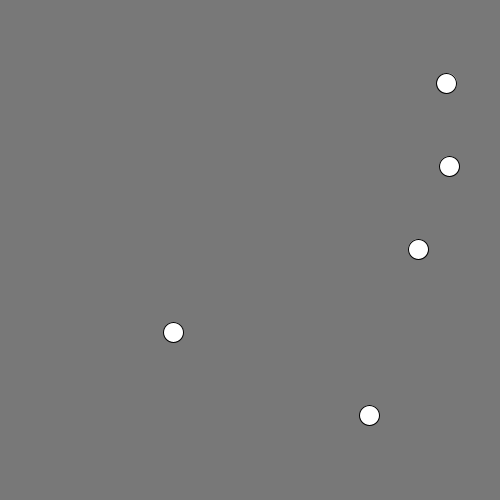
Frame 1 (no input)
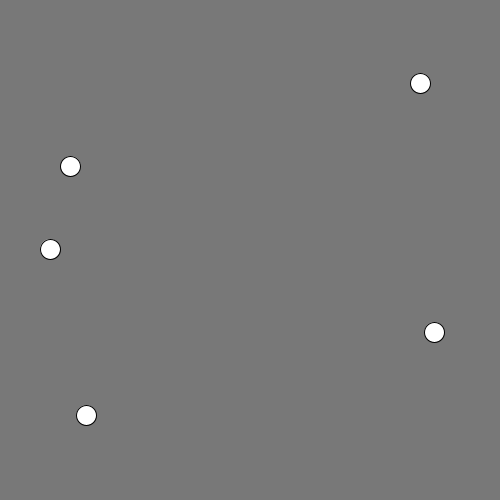
Frame 60 (the mouse pressed at the canvas centre just before this capture)
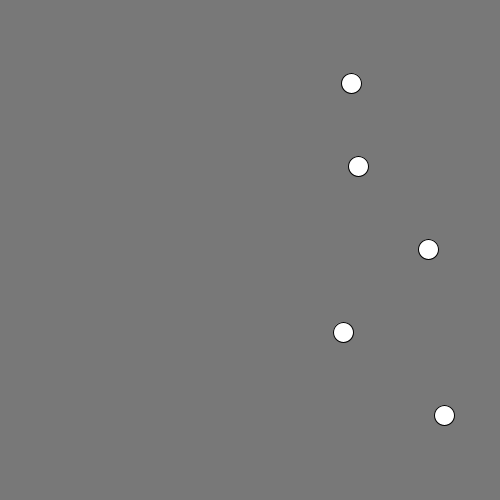
Frame 120 (the mouse held since frame 60 and released just before this capture)

The Processing sketch that drew these frames (run headless with seeded random() and noise(); from frame 60 on, the mouse is pressed at the canvas centre):

// Processing sketch: w3_02
// ── w3_02.pde
/*
 * Creative Coding
 * Week 3, 02 - array with sin()
 * by Indae Hwang and Jon McCormack
 * Updated 2016
 * Copyright (c) 2014-2016 Monash University
 *
 * This program demonstrates the use of arrays.
 * It creates three arrays that store the y-position, speed and phase of some oscillating circles.
 * You can change the number of circles by changing the value of num in setup()
 * You can change the background colour by holding the left mouse button and dragging.
 * 
 */

int     noCircles;    // the number of items in the array (# of circles)
float[] y;      // y-position of each circle (fixed)
float[] speed;  // speed of each circle
float[] phase;  // phase of each circle

float red = 120;
float green = 120;
float blue = 120;

void setup() {
  size(500, 500);

  noCircles = 5;

  // allocate space for each array
  y = new float[noCircles];
  speed = new float[noCircles];
  phase = new float[noCircles]; 

  // calculate the vertical gap between each circle based on the total number of circles
  float gap = height / (noCircles + 1);

  //setup an initial value for each item in the array
  for (int i=0; i<noCircles; i++) {
    y[i] = gap * (i + 1);      // y is constant for each so can be calculated once
    speed[i] = random(10);
    phase[i] = random(TWO_PI);
  }
}


void draw() {
  background(red, green, blue);

  for (int i=0; i<noCircles; i++) {
    // calculate the x-position of each ball based on the speed, phase and current frame
    float x = width/2 + sin(radians(frameCount*speed[i] ) + phase[i])* 200;
    ellipse(x, y[i], 20, 20);
  }
}


// change the background colour if the mouse is dragged
void mouseDragged() {
  red = map(mouseX, 0, width, 0, 255);
  green = map(mouseY, 0, height, 0, 255);
  blue = map(mouseX+mouseY, 0, width+height, 255, 0);
}
